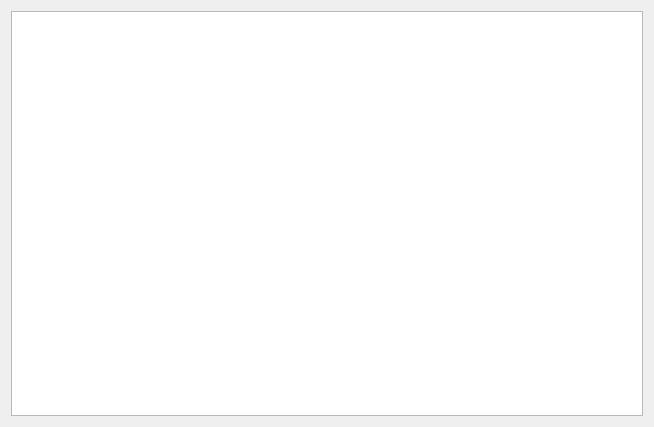
<?xml version="1.0" encoding="UTF-8"?>
<ui version="4.0">
 <class>Dialog</class>
 <widget class="QDialog" name="Dialog">
  <property name="geometry">
   <rect>
    <x>0</x>
    <y>0</y>
    <width>654</width>
    <height>427</height>
   </rect>
  </property>
  <property name="windowTitle">
   <string>Format consistency</string>
  </property>
  <layout class="QVBoxLayout" name="verticalLayout_2">
   <item>
    <layout class="QVBoxLayout" name="verticalLayout">
     <item>
      <widget class="QTableWidget" name="tableWidget">
       <property name="locale">
        <locale language="English" country="UnitedStates"/>
       </property>
       <property name="editTriggers">
        <set>QAbstractItemView::NoEditTriggers</set>
       </property>
       <property name="sortingEnabled">
        <bool>true</bool>
       </property>
      </widget>
     </item>
    </layout>
   </item>
  </layout>
 </widget>
 <resources/>
 <connections/>
</ui>
